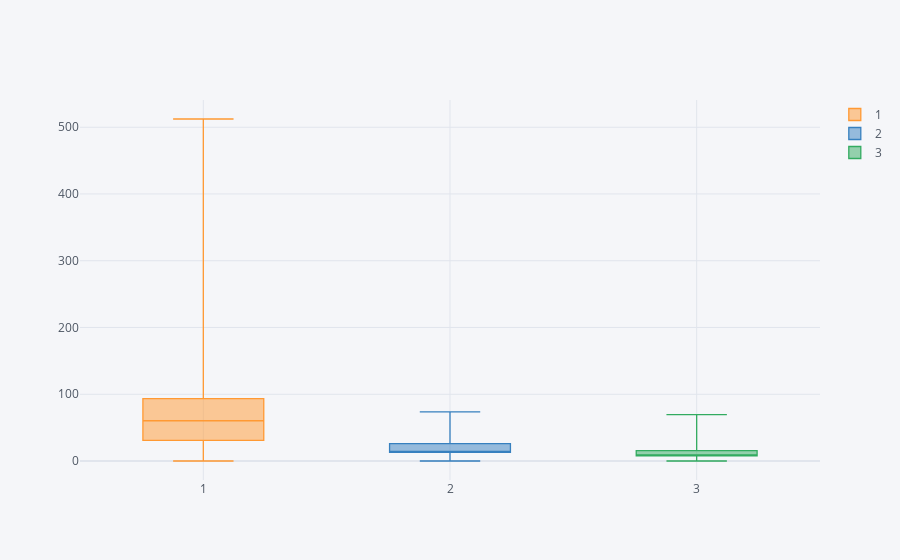

The code cell stored with this chart in its notebook:
### Code cell
plt.figure(figsize=(10,7))
train[['Pclass', 'Fare']].pivot(columns='Pclass', values='Fare').iplot(kind='box')

### Figure 1 — Plotly figure (JSON) as saved in the notebook; plotly's stock layout.template omitted (floating-point values rounded to 4 significant figures; data arrays with more than 128 entries replaced by an {"elided": "..."} marker saying what was removed)
{"data": [{"boxpoints": false, "line": {"width": 1.3}, "marker": {"color": "rgba(255, 153, 51, 1.0)"}, "name": "1", "orientation": "v", "type": "box", "y": {"elided": "891 float values"}}, {"boxpoints": false, "line": {"width": 1.3}, "marker": {"color": "rgba(55, 128, 191, 1.0)"}, "name": "2", "orientation": "v", "type": "box", "y": {"elided": "891 float values"}}, {"boxpoints": false, "line": {"width": 1.3}, "marker": {"color": "rgba(50, 171, 96, 1.0)"}, "name": "3", "orientation": "v", "type": "box", "y": {"elided": "891 float values"}}], "layout": {"autosize": true, "legend": {"bgcolor": "#F5F6F9", "font": {"color": "#4D5663"}}, "paper_bgcolor": "#F5F6F9", "plot_bgcolor": "#F5F6F9", "title": {"font": {"color": "#4D5663"}}, "xaxis": {"autorange": true, "gridcolor": "#E1E5ED", "range": [-0.5, 2.5], "showgrid": true, "tickfont": {"color": "#4D5663"}, "title": {"font": {"color": "#4D5663"}, "text": ""}, "type": "category", "zerolinecolor": "#E1E5ED"}, "yaxis": {"autorange": true, "gridcolor": "#E1E5ED", "range": [-28.46, 540.8], "showgrid": true, "tickfont": {"color": "#4D5663"}, "title": {"font": {"color": "#4D5663"}, "text": ""}, "type": "linear", "zerolinecolor": "#E1E5ED"}}}
